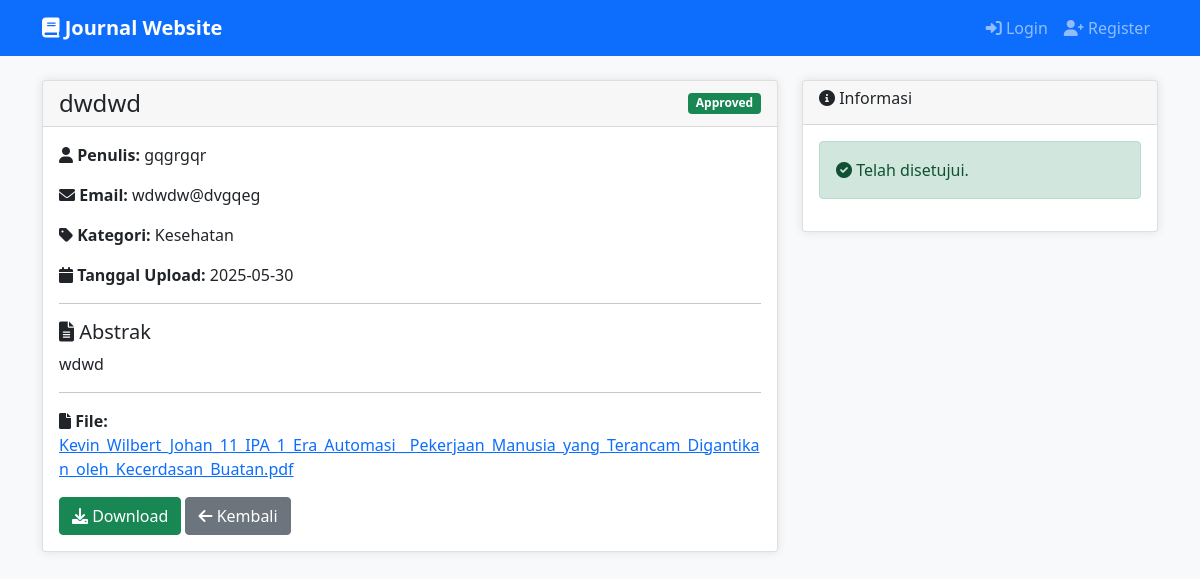
Page /journal/3 on the committed database.
### tables this page shows
CREATE TABLE journals (
            id INTEGER PRIMARY KEY AUTOINCREMENT,
            title TEXT NOT NULL,
            abstract TEXT NOT NULL,
            author_name TEXT NOT NULL,
            author_email TEXT NOT NULL,
            category TEXT NOT NULL,
            filename TEXT NOT NULL,
            file_path TEXT NOT NULL,
            uploaded_by INTEGER,
            status TEXT DEFAULT 'pending',
            created_at TIMESTAMP DEFAULT CURRENT_TIMESTAMP,
            FOREIGN KEY (uploaded_by) REFERENCES users (id)
        );

### app/controllers/journal_controller.py (the view, shortened to what this page needs)
@journal_bp.route('/journal/<int:journal_id>')
def view_journal(journal_id):
    journal = Journal.get_by_id(journal_id)
    if not journal:
        flash('Jurnal tidak ditemukan', 'error')
        return redirect(url_for('auth.index'))
    return render_template('view_journal.html', journal=journal)

### app/models/db.py (called while the page is built)
def get_db_connection():
    conn = sqlite3.connect('database/journal.db')
    conn.row_factory = sqlite3.Row
    return conn

### app/models/journal.py (called while the page is built)
    @staticmethod
    def get_by_id(journal_id):
        conn = get_db_connection()
        journal = conn.execute('''
            SELECT j.*, u.full_name as uploader_name
            FROM journals j
            LEFT JOIN users u ON j.uploaded_by = u.id
            WHERE j.id = ?
        ''', (journal_id,)).fetchone()
        conn.close()
        return journal

### app/templates/view_journal.html (shortened to what this page needs)
{% extends "base.html" %}
{% block content %}
<div class="row">
  <div class="col-md-8">
    <div class="card">
      <div class="card-header d-flex justify-content-between align-items-center">
        <h4 class="mb-0">{{ journal.title }}</h4>
        <span class="badge bg-{% if journal.status=='approved' %}success{% elif journal.status=='pending' %}warning{% else %}danger{% endif %}">
          {{ journal.status.title() }}
        </span>
      </div>
      <div class="card-body">
        <p><strong><i class="fas fa-user"></i> Penulis:</strong> {{ journal.author_name }}</p>
        <p><strong><i class="fas fa-envelope"></i> Email:</strong> {{ journal.author_email }}</p>
        <p><strong><i class="fas fa-tag"></i> Kategori:</strong> {{ journal.category }}</p>
        <p><strong><i class="fas fa-calendar"></i> Tanggal Upload:</strong> {{ journal.created_at[:10] }}</p>
        <hr>
        <h5><i class="fas fa-file-alt"></i> Abstrak</h5>
        <p>{{ journal.abstract }}</p>
        <hr>
        <p><strong><i class="fas fa-file"></i> File:</strong>
          <a href="{{ url_for('journal.download_journal', journal_id=journal.id) }}">{{ journal.filename }}</a>
        </p>
        <a href="{{ url_for('journal.download_journal', journal_id=journal.id) }}" class="btn btn-success"><i class="fas fa-download"></i> Download</a>
        <a href="{{ url_for('dashboard.dashboard') }}" class="btn btn-secondary"><i class="fas fa-arrow-left"></i> Kembali</a>
      </div>
    </div>
  </div>
  <div class="col-md-4">
    <div class="card">
      <div class="card-header"><h6><i class="fas fa-info-circle"></i> Informasi</h6></div>
      <div class="card-body">
        {% if journal.status=='pending' %}
          <div class="alert alert-warning"><i class="fas fa-clock"></i> Menunggu persetujuan admin.</div>
        {% elif journal.status=='approved' %}
          <div class="alert alert-success"><i class="fas fa-check-circle"></i> Telah disetujui.</div>
        {% else %}
          <div class="alert alert-danger"><i class="fas fa-times-circle"></i> Ditolak oleh admin.</div>
        {% endif %}
      </div>
    </div>
  </div>
</div>
{% endblock %}

### app/templates/base.html (style rules this page uses)
body { background-color: #f8f9fa; }
.card { box-shadow: 0 0 10px rgba(0,0,0,0.1); }

### rows in the picture
journals: title "dwdwd", status "Approved", author_name "gqgrgqr", author_email "wdwdw@dvgqeg", category "Kesehatan", created_at "2025-05-30", abstract "wdwd", filename "Kevin_Wilbert_Johan_11_IPA_1_Era_Automasi__Pekerjaan_Manusia_yang_Terancam_Digantikan_oleh_Kecerdasan_Buatan.pdf"
